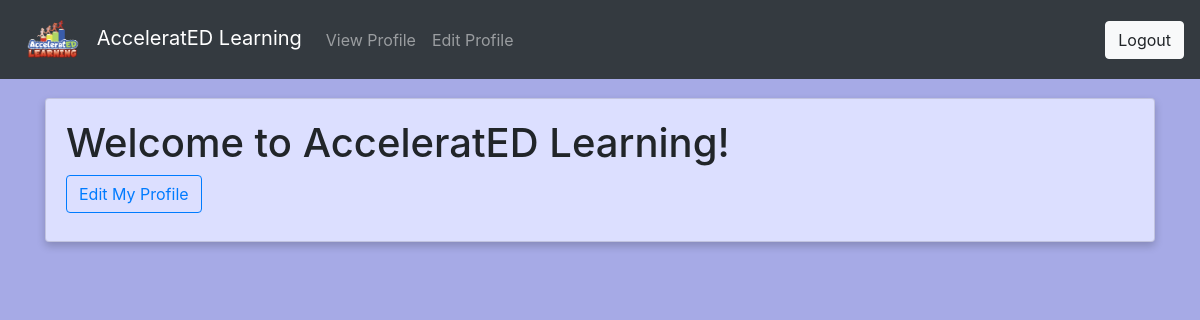
Page /tutor/profile/ (signed in) on the earlier database version.
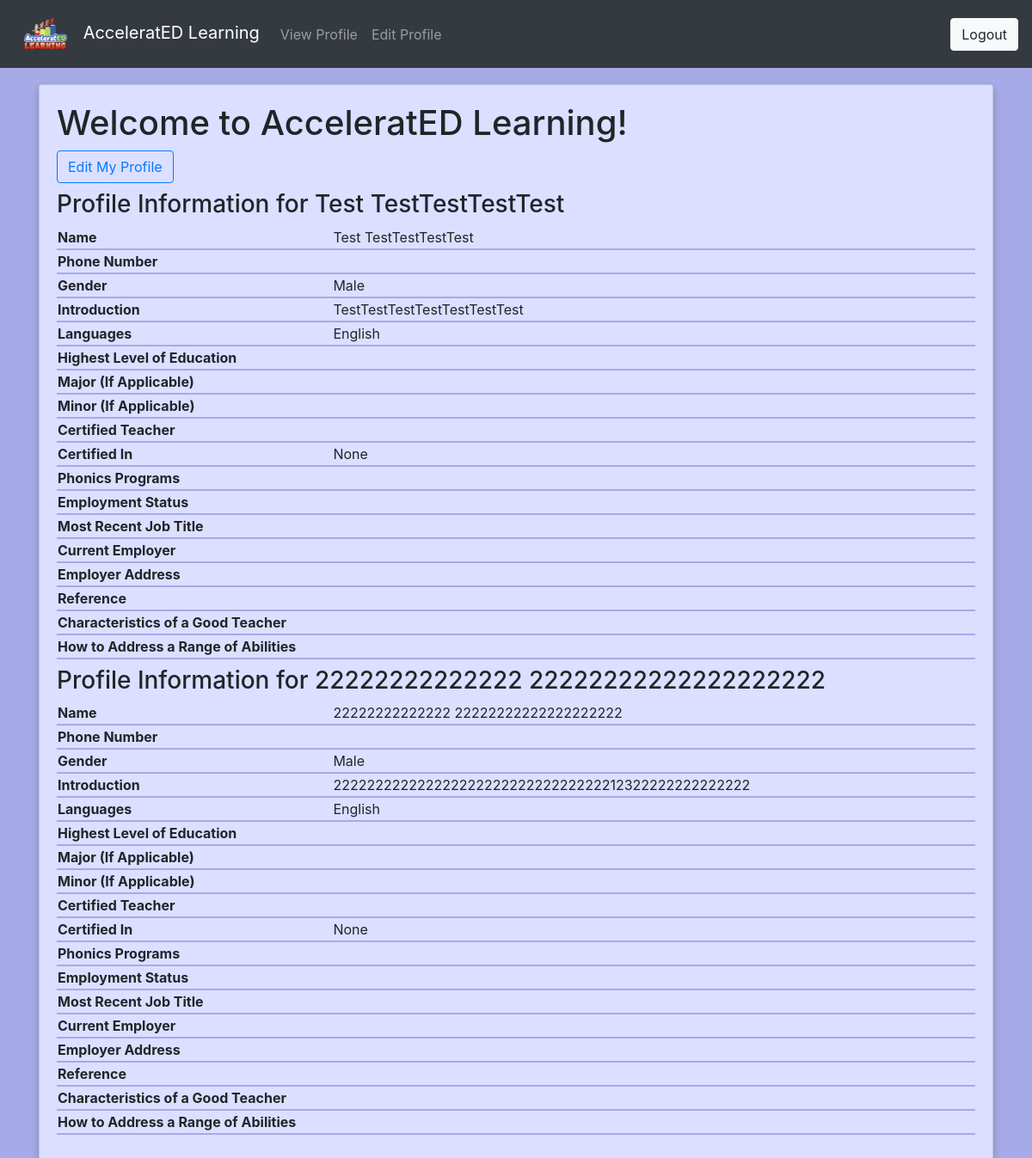
Same page on the later database version.
### tutor/models.py (models this page shows)
class Tutor(models.Model):
    PHONICS_CHOICES = (
        ('Fundations', 'Fundations'),
        ('Fountas & Pinnell Literacy', 'Fountas & Pinnell Literacy'),
        ('Lucy Calkins Units Of Study For Teaching Phonics',
         'Lucy Calkins Units Of Study For Teaching Phonics'),
        ('Bridge The Gap Intervention', 'Bridge The Gap Intervention'),
        ('Words Their Way', 'Words Their Way'),
        ('Lalilo', 'Lalilo'),
        ('The Heggerty Curriculum', 'The Heggerty Curriculum'),
        ('Orton Gillingham Approach', 'Orton Gillingham Approach'),
        ('Phonics First', 'Phonics First'),
        ('Other', 'Other')
    )
    EMPLOYMENT_CHOICES = (
        ('Full Time', 'Full Time'),
        ('Part Time', 'Part Time'),
        ('College Student', 'College Student'),
        ('Retired', 'Retired'),
        ('Other', 'Other')
    )
    STATE_CHOICES = (
        (
            ('AL','AL'),
            ('AK','AK'),
            ('AR','AR'),
            ('AZ','AZ'),
            ('CA','CA'),
            ('CO','CO'),
            ('CT','CT'),
            ('DC','DC'),
            ('DE','DE'),
            ('FL','FL'),
            ('GA','GA'),
            ('HI','HI'),
            ('IA','IA'),
            ('ID','ID'),
            ('IL','IL'),
            ('IN','IN'),
            ('KS','KS'),
            ('KY','KY'),
            ('LA','LA'),
            ('MA','MA'),
            ('MD','MD'),
            ('ME','ME'),
            ('MI','MI'),
            ('MN','MN'),
            ('MO','MO'),
            ('MS','MS'),
            ('MT','MT'),
            ('NC','NC'),
            ('NE','NE'),
            ('NH','NH'),
            ('NJ','NJ'),
            ('NM','NM'),
            ('NV','NV'),
            ('NY','NY'),
            ('ND','ND'),
            ('OH','OH'),
            ('OK','OK'),
            ('OR','OR'),
            ('PA','PA'),
            ('RI','RI'),
            ('SC','SC'),
            ('SD','SD'),
            ('TN','TN'),
            ('TX','TX'),
            ('UT','UT'),
            ('VT','VT'),
            ('VA','VA'),
            ('WA','WA'),
            ('WI','WI'),
            ('WV','WV'),
            ('WY','WY'),
            ('None','None')
        )
    )
    LANGUAGE_CHOICES = (
        ('English', 'English'),
        ('Spanish', 'Spanish'),
        ('Chinese', 'Chinese'),
        ('Other', 'Other'),
    )
    GENDER_CHOICES = (
        ('Male', 'Male'),
        ('Female', 'Female'),
        ('Non-Binary', 'Non-Binary'),
        ('Other', 'Other')
    )
    DEGREE_CHOICES = (
        ('None', 'None'),
        ('CIN', 'Currently Enrolled In College'),
        ('AS', 'Associate\'s Degree'),
        ('TECH', 'Technical Certification'),
        ('BAS', 'Bachelor\'s Degree'),
        ('MA', 'Master\'s Degree'),
        ('ED', 'Education Specialist/6th Year/Etc . . .'),
        ('EDD', 'Doctorate or Higher')
    )
    YESNO = (
        ('Yes', 'Yes'),
        ('No', 'No')
    )
    AVAILABILITY_CHOICES = (
        ('AM', 'Part Time AM'),
        ('PM', 'Full Time PM')
    )
    firstname = models.CharField(max_length=20, blank=True, verbose_name='First Name')
    lastname = models.CharField(max_length=20, blank=True, verbose_name='Last Name')
    birthday = models.DateField(auto_now=False, null=True, blank=True)
    phonenumber = models.CharField(max_length=12, blank=True, verbose_name='Phone Number')
    gender = models.CharField(max_length=10, choices=GENDER_CHOICES, blank=True, default='None')
    introduction = models.TextField(blank=True, verbose_name='Introduction (200 Words or less)')
    languages = MultiSelectField(choices=LANGUAGE_CHOICES, default="None")
    education = models.CharField(max_length=60, choices=DEGREE_CHOICES, blank=True, default='None',
        verbose_name='Highest Level of Education')
    major = models.CharField(max_length=20, blank=True, verbose_name='Major (If Applicable)')
    minor = models.CharField(max_length=20, blank=True, verbose_name='Minor (If Applicable)')
    experience = models.CharField(max_length=4, choices=YESNO, blank=True, verbose_name='Are You A Certified Teacher?')
    statecert = models.CharField(max_length=5, choices=STATE_CHOICES, verbose_name='Please Choose The State In Which You are Certified:', default='None')
    phonicsex = MultiSelectField(choices=PHONICS_CHOICES, blank=True, verbose_name='Choose Any Phonics Programs You Have Experience With:')
    employment = models.CharField(max_length=20, choices=EMPLOYMENT_CHOICES, blank=True, verbose_name='Employment Status')
    curremployment = models.CharField(max_length=30, blank=True, verbose_name='Current or Most Recent Job Title (If Applicable)')
    employer = models.CharField(max_length=30, blank=True, verbose_name='Employer (If Applicable)')
    employeraddress = models.CharField(max_length=30, blank=True, verbose_name='Employer Address (If Applicable)')
    currreference = models.CharField(max_length=20, blank=True, verbose_name='Supervisor/Reference Contact Information (If Applicable)')
    teachercharacteristics = models.TextField(max_length=200, blank=True, verbose_name='What Characteristics Make A Good Teacher: (200 Words or Less)')
    abilitiesquestion = models.TextField(max_length=200, blank=True, verbose_name='How Would You Address A Range Of Abilities In Your Classroom: (200 Words or Less)')
    availability = models.CharField(max_length=20, choices=AVAILABILITY_CHOICES, blank=True, verbose_name='Choose Your Availability:')
    owner = models.CharField(max_length=150, blank=True)

### tutor/views.py (the view)
# urls.py: path('profile/', views.profile_view, name='profile')
@login_required(login_url='login')
def profile_view(request):
    User = get_user_model()
    user = User.objects.get(email=request.user.email)
    tutor = Tutor.objects.filter(owner=user)
    return render(request, 'tutor/profile.html', { 'authenticated': True, "Tutor": tutor })

### templates/tutor/profile.html (shortened to what this page needs)
{% extends 'tutor/base.html' %}
{% load crispy_forms_filters %}
{% block body %}
    <div class="row justify-content-center">
        <div class="col-12">
            <div class="card">
                <div class="card-body">
                    <h1>Welcome to AcceleratED Learning!</h1>
                    <a href="{% url 'edit' %}" class="btn btn-outline-primary" >Edit My Profile</a>
                    {% for tutor in Tutor %}
                        <h3>Profile Information for {{tutor.firstname}} {{tutor.lastname}}</h3>
                        <table style="width:100%">
                            <tr>
                                <th style="width:30%">Name</th>
                                <td>{{tutor.firstname}} {{tutor.lastname}}</td>
                            </tr>
                            <tr>
                                <th>Phone Number</th>
                                <td>{{tutor.phonenumber}}</td>
                            </tr>
                            <tr>
                                <th>Gender</th>
                                <td>{{tutor.gender}}</td>
                            </tr>
                            <tr>
                                <th>Introduction</th>
                                <td>{{tutor.introduction}}</td>
                            </tr>
                            <tr>
                                <th>Languages</th>
                                <td>{{tutor.languages}}</td>
                            </tr>
                            <tr>
                                <th>Highest Level of Education</th>
                                <td>{{tutor.education}}</td>
                            </tr>
                            <tr>
                                <th>Major (If Applicable)</th>
                                <td>{{tutor.major}}</td>
                            </tr>
                            <tr>
                                <th>Minor (If Applicable)</th>
                                <td>{{tutor.minor}}</td>
                            </tr>
                            <tr>
                                <th>Certified Teacher</th>
                                <td>{{tutor.experience}}</td>
                            </tr>
                            <tr>
                                <th>Certified In</th>
                                <td>{{tutor.statecert}}</td>
                            </tr>
                            <tr>
                                <th>Phonics Programs</th>
                                <td>{{tutor.phonicsex}}</td>
                            </tr>
                            <tr>
                                <th>Employment Status</th>
                                <td>{{tutor.employment}}</td>
                            </tr>
                            <tr>
                                <th>Most Recent Job Title</th>
                                <td>{{tutor.curremployment}}</td>
                            </tr>
                            <tr>
                                <th>Current Employer</th>
                                <td>{{tutor.employer}}</td>
                            </tr>
                            <tr>
                                <th>Employer Address</th>
                                <td>{{tutor.amployeraddress}}</td>
                            </tr>
                            <tr>
                                <th>Reference</th>
                                <td>{{tutor.currreference}}</td>
                            </tr>
                            <tr>
                                <th>Characteristics of a Good Teacher</th>
                                <td>{{tutor.teachercharacteristics}}</td>
                            </tr>
                            <tr>
                                <th>How to Address a Range of Abilities</th>
                                <td>{{tutor.abilitiesquestion}}</td>
                            </tr>
                        </table>
                    {% endfor %}
                </div>
            </div>
        </div>
    </div>
{% endblock %}

### templates/tutor/base.html (shortened to what this page needs)
{% load static %}
<!Doctype html>
<html lang="en">
<head>
    <link rel="stylesheet" href="https://cdn.jsdelivr.net/npm/bootstrap@4.5.3/dist/css/bootstrap.min.css"
>
    <link rel="stylesheet" href="https://cdnjs.cloudflare.com/ajax/libs/font-awesome/5.15.1/css/all.min.css">
    <link rel="stylesheet" href="{% static 'css/styles.css'%}">
</head>
<body>
    <div class="container">
        <nav class="navbar navbar-expand-lg navbar-dark bg-dark fixed-top">
            <a class="navbar-brand" href="{% url 'profile' %}">
                <img src="/static/images/logo1.png" width="75" alt="">
                 AcceleratED Learning
            </a>
            <div class="collapse navbar-collapse" id="navbarSupportedContent">
                {% if authenticated %}
                    <ul class="navbar-nav">
                        <li class="nav-item">
                            <a class="nav-link" href="{% url 'profile' %}">View Profile</a>
                        </li>
                        <li class="nav-item">
                            <a class="nav-link" href="{% url 'edit' %}">Edit Profile</a>
                        </li>
                    </ul>
                    <a href="{% url 'login' %}" class="btn btn-light">Logout</a>
                {% else %}
                    <ul class="navbar-nav mr-auto">
                    </ul>
                    <a href="{% url 'login' %}" class="btn btn-light mr-2">Login</a>
                    <a href="{% url 'register' %}" class="btn btn-light" >Register</a>
                {% endif %}
            </div>
        </nav>
    </div>
    <div class="container mt-5">
        {% block body %}
        {% endblock %}
    </div>
</body>
</html>

### static/css/styles.css (style rules this page uses)
body { background-color: #a6aae6; padding-top: 50px; }
.card { box-shadow: 0 4px 8px 0 rgba(0, 0, 0, 0.2); background-color: #dcdfff; }
tr { border-bottom: 2px solid #a6aae6 }

Differences in the rows shown:
added Tutor: firstname "Test", lastname "TestTestTestTest", gender "Male", introduction "TestTestTestTestTestTestTest", languages "English", statecert "None"
added Tutor: firstname "22222222222222", lastname "22222222222222222222", gender "Male", introduction "22222222222222222222222222222222212322222222222222", languages "English", statecert "None"
